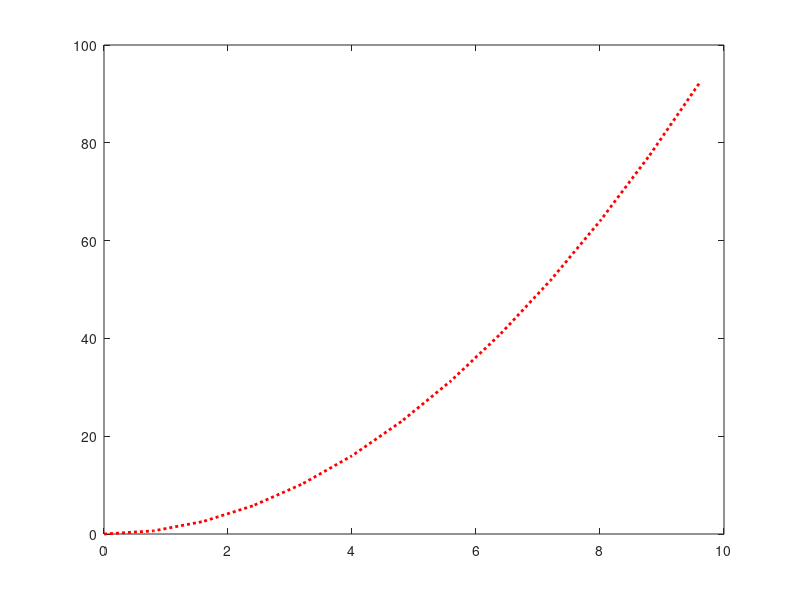

Recreate this plot in MATLAB. (Note: this script raises an error after producing the figure.)
clc;close all;clear;
figure()
x = 0:0.8:10;
y = x.^2;
% plot(x,y,'--sg')
plot(x,y,'Color','r','LineStyle',':','LineWidth',2,'Marker','*','MarkerEdgeColor','none','MarkerSize',22,'MarkerFaceColor',[0.6350 0.0780 0.1840])
yf = @(x) x^2;
hold on;
fplot(yf,[0 10],'LineWidth',1,'Color',[0.4660 0.6740 0.1880],'LineStyle','-.')
axis square
grid on
%%
figure()
subplot(1,2,1)
theta = 0:0.1:10*pi;
x = cos(theta)+0.5*rand;
y = sin(theta)+0.5*rand;
z = theta+0.5*rand;
xf = @(theta) cos(theta);
yf = @(theta) sin(theta);
zf = @(theta) theta;
% plot3(x,y,z)
scatter3(x,y,z,'Marker','+')
hold on
subplot(1,2,2)
fplot3(xf,yf,zf,[0 10*pi],'Marker','o')
%% Histogram
figure()
grade = 100*rand(32,1);
histogram(grade,[0 10 20 30 40 50 60 70 80 90 100],'FaceColor','r')
%% Polar Plot
theta = 0:0.01:2*pi;
rho = sin(theta);
polarplot(theta,rho)

%% Contour
figure()
x = -20:2.2:20;
y = -20:2.2:20;
[X,Y] = meshgrid(x,y);
Z = X.^2+Y.^2-2*X.*Y;
Zf = @(x,y)x.^2+y.^2-3;
% fcontour(Zf)
% contour3(X,Y,Z)
mesh(X,Y,Z)
colorbar

%% Vector Fields
% dy1 = -x+y;
% dy2 = -x-y;
figure()
[X,Y] = meshgrid(-10:10,-10:10);
U = -X+Y;
V = X+Y;
quiver(X,Y,U,V)